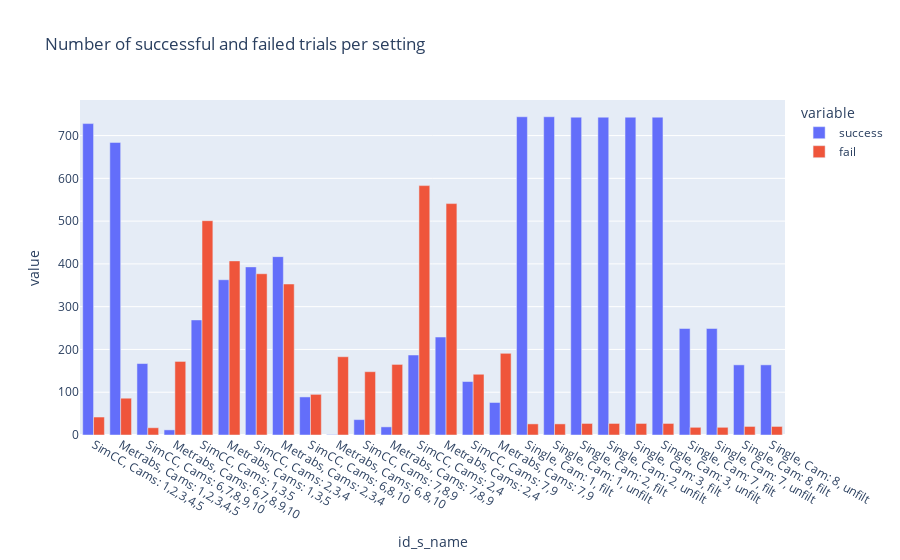

The code cell stored with this chart in its notebook:
### Code cell
px.bar(df_to_plot.sort_values(by='id_s'), x='id_s_name', y=['success', 'fail'], barmode='group', title='Number of successful and failed trials per setting', template = 'plotly')

### Figure 1 — Plotly figure (JSON) as saved in the notebook; plotly's stock layout.template omitted (floating-point values rounded to 4 significant figures)
{"data": [{"alignmentgroup": "True", "hovertemplate": "variable=success<br>id_s_name=%{x}<br>value=%{y}<extra></extra>", "legendgroup": "success", "marker": {"color": "#636efa", "pattern": {"shape": ""}}, "name": "success", "offsetgroup": "success", "orientation": "v", "showlegend": true, "textposition": "auto", "x": ["SimCC, Cams: 1,2,3,4,5", "Metrabs, Cams: 1,2,3,4,5", "SimCC, Cams: 6,7,8,9,10", "Metrabs, Cams: 6,7,8,9,10", "SimCC, Cams: 1,3,5", "Metrabs, Cams: 1,3,5", "SimCC, Cams: 2,3,4", "Metrabs, Cams: 2,3,4", "SimCC, Cams: 6,8,10", "Metrabs, Cams: 6,8,10", "SimCC, Cams: 7,8,9", "Metrabs, Cams: 7,8,9", "SimCC, Cams: 2,4", "Metrabs, Cams: 2,4", "SimCC, Cams: 7,9", "Metrabs, Cams: 7,9", "Single, Cam: 1, filt", "Single, Cam: 1, unfilt", "Single, Cam: 2, filt", "Single, Cam: 2, unfilt", "Single, Cam: 3, filt", "Single, Cam: 3, unfilt", "Single, Cam: 7, filt", "Single, Cam: 7, unfilt", "Single, Cam: 8, filt", "Single, Cam: 8, unfilt"], "xaxis": "x", "y": [728, 684, 167, 12, 269, 363, 393, 417, 89, 1, 36, 19, 187, 229, 125, 76, 744, 744, 743, 743, 743, 743, 249, 249, 164, 164], "yaxis": "y", "type": "bar"}, {"alignmentgroup": "True", "hovertemplate": "variable=fail<br>id_s_name=%{x}<br>value=%{y}<extra></extra>", "legendgroup": "fail", "marker": {"color": "#EF553B", "pattern": {"shape": ""}}, "name": "fail", "offsetgroup": "fail", "orientation": "v", "showlegend": true, "textposition": "auto", "x": ["SimCC, Cams: 1,2,3,4,5", "Metrabs, Cams: 1,2,3,4,5", "SimCC, Cams: 6,7,8,9,10", "Metrabs, Cams: 6,7,8,9,10", "SimCC, Cams: 1,3,5", "Metrabs, Cams: 1,3,5", "SimCC, Cams: 2,3,4", "Metrabs, Cams: 2,3,4", "SimCC, Cams: 6,8,10", "Metrabs, Cams: 6,8,10", "SimCC, Cams: 7,8,9", "Metrabs, Cams: 7,8,9", "SimCC, Cams: 2,4", "Metrabs, Cams: 2,4", "SimCC, Cams: 7,9", "Metrabs, Cams: 7,9", "Single, Cam: 1, filt", "Single, Cam: 1, unfilt", "Single, Cam: 2, filt", "Single, Cam: 2, unfilt", "Single, Cam: 3, filt", "Single, Cam: 3, unfilt", "Single, Cam: 7, filt", "Single, Cam: 7, unfilt", "Single, Cam: 8, filt", "Single, Cam: 8, unfilt"], "xaxis": "x", "y": [42, 86, 17, 172, 501, 407, 377, 353, 95, 183, 148, 165, 583, 541, 142, 191, 26, 26, 27, 27, 27, 27, 18, 18, 20, 20], "yaxis": "y", "type": "bar"}], "layout": {"xaxis": {"anchor": "y", "domain": [0.0, 1.0], "title": {"text": "id_s_name"}}, "yaxis": {"anchor": "x", "domain": [0.0, 1.0], "title": {"text": "value"}}, "legend": {"title": {"text": "variable"}, "tracegroupgap": 0}, "title": {"text": "Number of successful and failed trials per setting"}, "barmode": "group"}}
